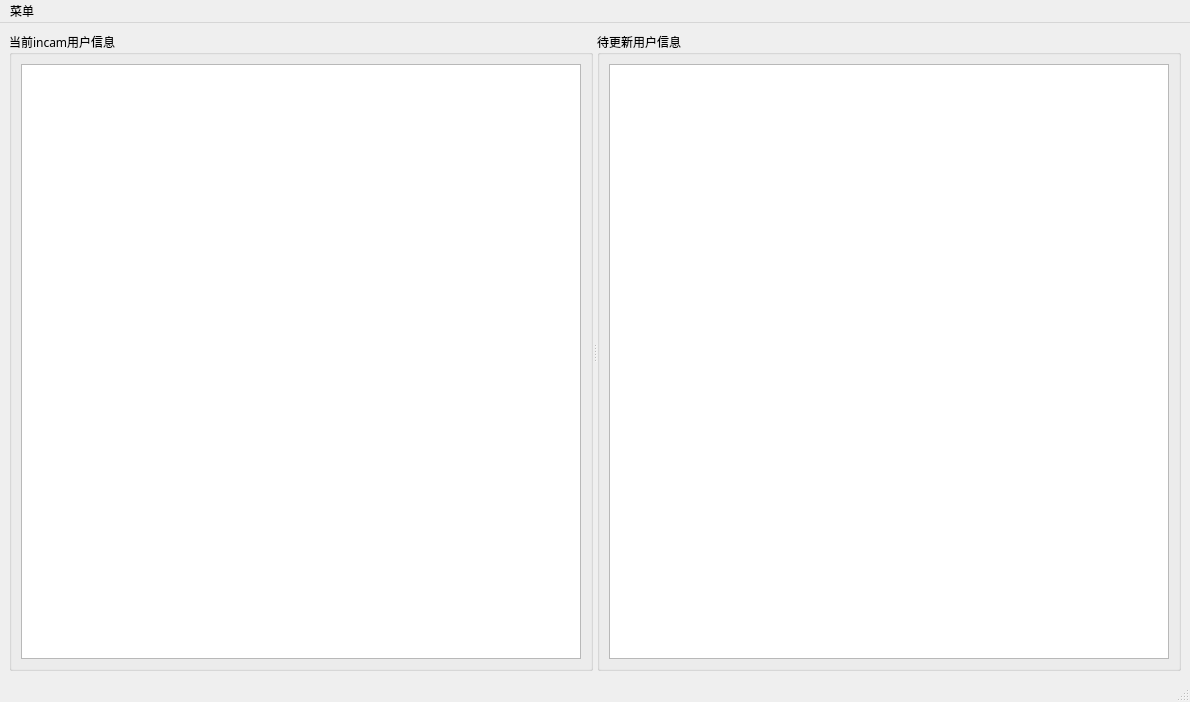
<?xml version="1.0" encoding="UTF-8"?>
<ui version="4.0">
 <class>MainWindow</class>
 <widget class="QMainWindow" name="MainWindow">
  <property name="geometry">
   <rect>
    <x>0</x>
    <y>0</y>
    <width>1190</width>
    <height>702</height>
   </rect>
  </property>
  <property name="font">
   <font>
    <family>微软雅黑</family>
    <pointsize>9</pointsize>
   </font>
  </property>
  <property name="windowTitle">
   <string>Incam用户更新程序</string>
  </property>
  <widget class="QWidget" name="centralwidget">
   <layout class="QHBoxLayout" name="horizontalLayout_3">
    <item>
     <widget class="QSplitter" name="splitter">
      <property name="orientation">
       <enum>Qt::Horizontal</enum>
      </property>
      <property name="opaqueResize">
       <bool>false</bool>
      </property>
      <property name="childrenCollapsible">
       <bool>false</bool>
      </property>
      <widget class="QGroupBox" name="groupBox">
       <property name="title">
        <string>当前incam用户信息</string>
       </property>
       <layout class="QHBoxLayout" name="horizontalLayout">
        <item>
         <widget class="QTableWidget" name="tableWidget"/>
        </item>
       </layout>
      </widget>
      <widget class="QGroupBox" name="groupBox_2">
       <property name="title">
        <string>待更新用户信息</string>
       </property>
       <property name="checkable">
        <bool>false</bool>
       </property>
       <layout class="QHBoxLayout" name="horizontalLayout_2">
        <item>
         <widget class="QTableWidget" name="tableWidget_2"/>
        </item>
       </layout>
      </widget>
     </widget>
    </item>
   </layout>
  </widget>
  <widget class="QMenuBar" name="menubar">
   <property name="geometry">
    <rect>
     <x>0</x>
     <y>0</y>
     <width>1190</width>
     <height>23</height>
    </rect>
   </property>
   <property name="font">
    <font>
     <family>微软雅黑</family>
     <pointsize>9</pointsize>
     <weight>50</weight>
     <bold>false</bold>
    </font>
   </property>
   <widget class="QMenu" name="menu">
    <property name="font">
     <font>
      <pointsize>9</pointsize>
     </font>
    </property>
    <property name="cursor">
     <cursorShape>PointingHandCursor</cursorShape>
    </property>
    <property name="title">
     <string>菜单</string>
    </property>
    <addaction name="actionLoadUserXml"/>
    <addaction name="separator"/>
    <addaction name="actionImportXlsx"/>
    <addaction name="separator"/>
    <addaction name="actionAddUser"/>
    <addaction name="separator"/>
    <addaction name="actionUpdateUser"/>
    <addaction name="separator"/>
    <addaction name="actionExportXml"/>
   </widget>
   <addaction name="menu"/>
  </widget>
  <widget class="QStatusBar" name="statusbar"/>
  <action name="actionLoadUserXml">
   <property name="text">
    <string>打开UserXml</string>
   </property>
  </action>
  <action name="actionImportXlsx">
   <property name="text">
    <string>导入待更新xlsx</string>
   </property>
  </action>
  <action name="actionUpdateUser">
   <property name="text">
    <string>更新用户</string>
   </property>
  </action>
  <action name="actionExportXml">
   <property name="text">
    <string>导出xml</string>
   </property>
  </action>
  <action name="actionAddUser">
   <property name="text">
    <string>添加用户</string>
   </property>
  </action>
 </widget>
 <resources/>
 <connections/>
</ui>
